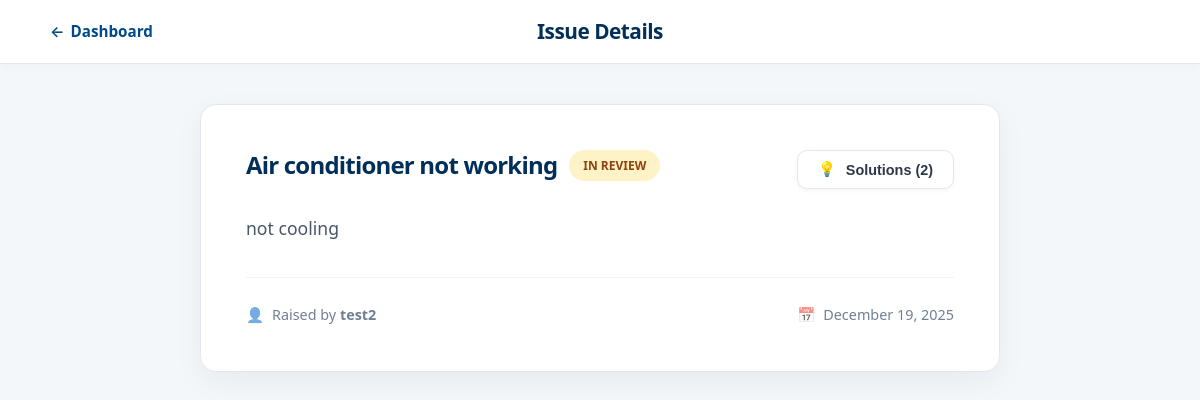
The page /issue/13/ (signed in) on the database its author committed.
### app/models.py (models this page shows, shortened)
class Issue(models.Model):
    STATUS_CHOICES = [
        ('Open', 'Open'),
        ('In Review', 'In Review'),
        ('Resolved', 'Resolved'),
    ]
    title = models.CharField(max_length=100)
    description = models.TextField()
    status = models.CharField(max_length=20, choices=STATUS_CHOICES, default='Open')
    reported_date = models.DateField(auto_now_add=True)
    reported_by_id = models.ForeignKey(UserDetails, on_delete=models.CASCADE)
    image = models.ImageField(upload_to='issue_images/', blank=True, null=True)

class UserDetails(models.Model):
    full_name = models.CharField(max_length=200, null=True, blank=True)
    email = models.EmailField(unique=True)
    password = models.CharField(max_length=100)
    flat_number = models.CharField(max_length=100)
    role = models.CharField(max_length=100)
    profile_picture = models.ImageField(upload_to='profile_pics/', null=True, blank=True)

### app/views.py (the view, shortened to what this page needs)
# urls.py: path('issue/<str:issue_id>/', views.issue_details_view, name='issue_details'),
def issue_details_view(request, issue_id):
    issue = get_object_or_404(Issue, id=issue_id)
    ai_exists = Solution.objects.filter(issue=issue, is_ai=True).exists()
    all_solutions = Solution.objects.filter(issue=issue).order_by('-is_ai', '-upvotes')
    user_id = request.session.get('user_id')
    user = UserDetails.objects.filter(id=user_id).first()
    return render(request, 'Issue_Details_View.html', {
        'issue': issue,
        'solutions': all_solutions,
        'user': user,
    })

### app/templates/Issue_Details_View.html (shortened to what this page needs)
<!DOCTYPE html>
<html lang="en">
<head>
</head>
<body>
    <header class="full-width-header">
        <div class="header-inner">
            <div class="header-left-edge">
                <a href="{% url 'home' %}" class="back-link"><span>←</span> Dashboard</a>
            </div>
            <div class="header-center">
                <span class="header-title">Issue Details</span>
            </div>
        </div>
    </header>
    <main class="details-container">
        <div class="details-content-card">
            <div class="card-body">
                <div class="issue-header-row">
                    <div style="display: flex; flex-direction: column; gap: 10px; flex: 1;">
                        <div style="display: flex; align-items: center; gap: 12px; flex-wrap: wrap;">
                            <h1 class="issue-title" style="margin: 0;">{{ issue.title }}</h1>
                            <span class="status-pill" style="
                                white-space: nowrap;
                                {% if issue.status == 'Resolved' %} background: #def7ec; color: #03543f;
                                {% elif issue.status == 'In Review' %} background: #fef3c7; color: #92400e;
                                {% else %} background: #e1effe; color: #1e429f; {% endif %}
                            ">
                                 {{ issue.status }}
                            </span>
                        </div>
                    </div>
                    <button class="btn-action" onclick="toggleModal()" style="flex-shrink: 0;">
                        <span>💡</span> Solutions ({{ solutions|length }})
                    </button>
                </div>
                <p class="issue-description">{{ issue.description }}</p>
                <div class="issue-meta">
                    <span class="meta-item">
                        <span style="opacity: 0.6;">👤</span>
                        <span>Raised by <strong>{{ issue.reported_by_id.full_name|default:issue.reported_by_id.email }}</strong></span>
                    </span>
                    <span class="meta-item">
                        <span style="opacity: 0.6;">📅</span>
                        {{ issue.reported_date|date:"F d, Y" }}
                    </span>
                </div>
            </div>
        </div>
    </main>
</body>
</html>

### app/templates/Issue_Details_View.html (style rules this page uses)
:root { --primary-color: #004a8b; --secondary-color: #002f5a; --background-color: #f4f7fa; --card-bg: white; --text-color: #2d3748; --text-light: #718096; --border-color: #e2e8f0; --blue-badge: #3182ce; --green-badge: #38a169; --orange-badge: #d69e2e; --transition-speed: 0.3s; }
body { font-family: 'Segoe UI', system-ui, -apple-system, sans-serif; background-color: var(--background-color); color: var(--text-color); margin: 0; padding: 0; display: flex; flex-direction: column; align-items: center; line-height: 1.6; }
.full-width-header { width: 100%; background-color: #fff; border-bottom: 1px solid var(--border-color); box-shadow: 0 2px 10px rgba(0,0,0,0.03); display: flex; justify-content: center; padding: 15px 0; margin-bottom: 40px; }
.header-inner { width: 95%; max-width: 1100px; display: flex; justify-content: space-between; align-items: center; }
.header-left-edge, .header-right-edge { flex: 1; display: flex; }
.header-center { flex: 2; text-align: center; }
.header-title { font-size: 1.3rem; font-weight: 700; color: var(--secondary-color); letter-spacing: -0.5px; }
.back-link { font-size: 0.95rem; text-decoration: none; color: var(--primary-color); font-weight: 600; display: flex; align-items: center; gap: 6px; transition: transform 0.2s; }
.btn-action { padding: 10px 20px; border-radius: 10px; font-size: 0.9rem; font-weight: 600; text-decoration: none; cursor: pointer; transition: all 0.2s; border: 1px solid var(--border-color); display: inline-flex; align-items: center; gap: 10px; background-color: #fff; color: var(--text-color); box-shadow: 0 2px 4px rgba(0,0,0,0.04); }
.details-container { width: 90%; max-width: 800px; margin-bottom: 50px; }
.details-content-card { background-color: #fff; border-radius: 16px; box-shadow: 0 10px 30px rgba(0, 0, 0, 0.05); overflow: hidden; border: 1px solid var(--border-color); }
.card-body { padding: 45px; }
.issue-header-row { display: flex; justify-content: space-between; align-items: flex-start; margin-bottom: 25px; }
.issue-title { font-size: 1.5rem; font-weight: 800; color: var(--secondary-color); line-height: 1.2; letter-spacing: -0.8px; }
.issue-description { color: #4a5568; font-size: 1.1rem; margin-bottom: 35px; white-space: pre-line; }
.issue-meta { font-size: 0.9rem; color: var(--text-light); padding-top: 25px; border-top: 1px solid #f1f5f9; display: flex; justify-content: space-between; align-items: center; }
.meta-item { display: flex; align-items: center; gap: 8px; font-weight: 500; }
.status-pill { padding: 6px 14px; border-radius: 30px; font-size: 0.75rem; font-weight: 700; text-transform: uppercase; }

### rows shown on the page
Issue: title "Air conditioner not working", status "IN REVIEW", description "not cooling", reported_by_id.full_name "test2", reported_date "December 19, 2025"

### other values the page prints
{{ solutions|length }} "2"
